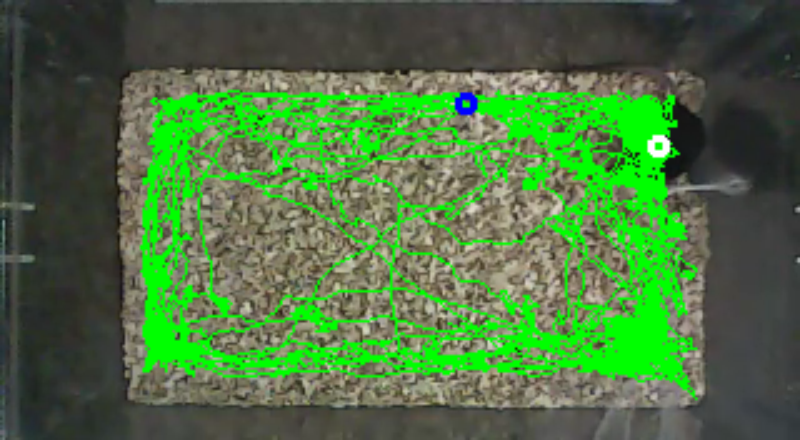
#> input picture trace_example.png, 800 x 440 px, given in place of the camera
$ python object_movement.py   (Python 2 division)
#> lines starting #> are read from the running program, lines starting #| are printed output that depends on the picture; after the words box and inside, x2 and y2 are one past the last pixel; in counts of white or black regions, pixels touching at a corner belong together
# USAGE
# python object_movement.py --video object_tracking_example.mp4
# python object_movement.py

# import the necessary packages
from collections import deque
import numpy as np
import argparse
import imutils
import cv2
from datetime import datetime

date_print = datetime.strftime(datetime.now(), '%Y-%m-%d_%H-%M-%S')
print date_print

# construct the argument parse and parse the arguments
ap = argparse.ArgumentParser()
ap.add_argument("-v", "--video",
	help="path to the (optional) video file")
ap.add_argument("-b", "--buffer", type=int, default=32,
	help="max buffer size")
args = vars(ap.parse_args())

# define the lower and upper boundaries of the "green"
# ball in the HSV color space
greenLower = (29, 86, 6)
greenUpper = (64, 255, 255)

# initialize the list of tracked points, the frame counter,
# and the coordinate deltas
#pts = deque(maxlen=args["buffer"])

# changed: no max length
pts = deque()
time = deque()

counter = 0
#(dX, dY) = (0, 0)
direction = ""

# if a video path was not supplied, grab the reference
# to the webcam
if not args.get("video", False):
	camera = cv2.VideoCapture(0)

# otherwise, grab a reference to the video file
else:
	camera = cv2.VideoCapture(args["video"])


# Start time?
start_time = datetime.now()
frame_zaehler = 0

# keep looping
while True:
	frame_zaehler = frame_zaehler + 1

	# grab the current frame
	(grabbed, frame) = camera.read()
#> frame is the input picture: shape (440, 800, 3); mean B, G, R 65.1, 114.8, 76.3
	#print camera.get(5)

	# if we are viewing a video and we did not grab a frame,
	# then we have reached the end of the video
	if args.get("video") and not grabbed:
		break

	# resize the frame, blur it, and convert it to the HSV
	# color space
	frame = imutils.resize(frame, width=600)
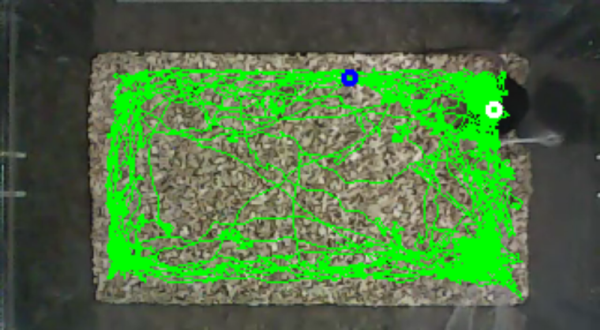
#> frame: shape (330, 600, 3); mean B, G, R 65.1, 114.8, 76.3
	blurred = cv2.GaussianBlur(frame, (11, 11), 0)
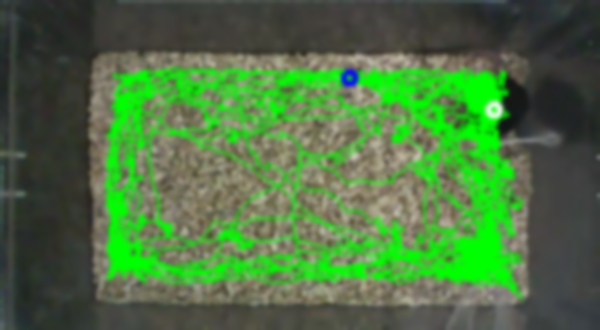
#> blurred: shape (330, 600, 3); mean B, G, R 65.1, 114.7, 76.2
	hsv = cv2.cvtColor(frame, cv2.COLOR_BGR2HSV)
#> hsv: shape (330, 600, 3); mean H, S, V 44.3, 78.9, 117.2

	# construct a mask for the color "green", then perform
	# a series of dilations and erosions to remove any small
	# blobs left in the mask
	mask = cv2.inRange(hsv, greenLower, greenUpper)
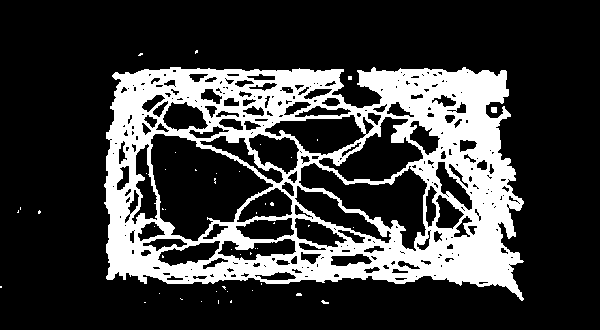
#> mask: shape (330, 600); 23.2% white; 48 white regions (46 under 20 px), largest, box (x1, y1, x2, y2) and area: (104, 67, 524, 301) 45716, (491, 107, 497, 113) 35
	mask = cv2.erode(mask, None, iterations=2)
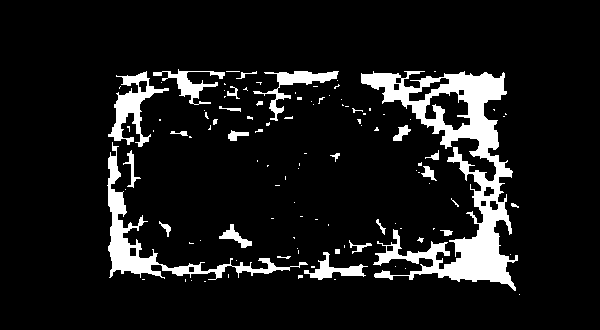
#> mask: shape (330, 600); 9.7% white; 110 white regions (83 under 20 px), largest, box (x1, y1, x2, y2) and area: (361, 71, 518, 291) 10493, (107, 142, 308, 280) 3139, (108, 71, 169, 147) 1470
	mask = cv2.dilate(mask, None, iterations=2)
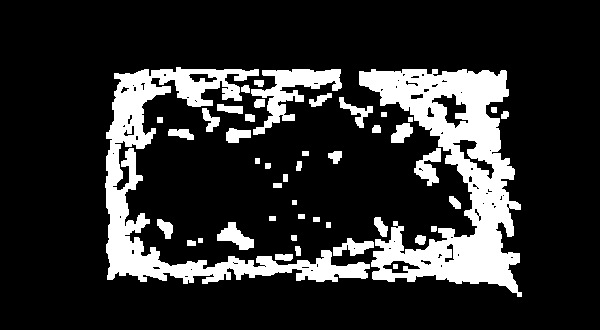
#> mask: shape (330, 600); 17.9% white; 46 white regions

	# find contours in the mask and initialize the current
	# (x, y) center of the ball
	cnts = cv2.findContours(mask.copy(), cv2.RETR_EXTERNAL,
		cv2.CHAIN_APPROX_SIMPLE)[-2]
#> cnts = 45 contours, 3 with area under 20; largest, box (x1, y1, x2, y2) and area: (359, 69, 522, 297) 17016, (105, 67, 370, 284) 11320, (251, 69, 342, 135) 1942, (414, 148, 441, 186) 468, (217, 222, 254, 250) 460
	center = None

	# only proceed if at least one contour was found
	if len(cnts) > 0:
		# find the largest contour in the mask, then use
		# it to compute the minimum enclosing circle and
		# centroid
		c = max(cnts, key=cv2.contourArea)
#> c = contour of 493 points, box (x1, y1, x2, y2) (359, 69, 522, 297), area 17016
		((x, y), radius) = cv2.minEnclosingCircle(c)
#> x = 440; y = 183.5; radius = 138.6
		M = cv2.moments(c)
#> M = moments, m00 17016, centre m10/m00, m01/m00 = (454.8, 174)
		center = (int(M["m10"] / M["m00"]), int(M["m01"] / M["m00"]))
#> center = (454, 173)

		# only proceed if the radius meets a minimum size
		if radius > 10:
			# draw the circle and centroid on the frame,
			# then update the list of tracked points
			cv2.circle(frame, (int(x), int(y)), int(radius),
				(0, 255, 255), 2)

			### TIME IN MILLISECONDS!
  			movie_ms = camera.get(0)
			time_pts = str(movie_ms) + ',' + str(center)[1:-1]
#> time_pts = '0.0,454, 173'
			pts.append(time_pts)


    # draw path
	# loop over the set of tracked points
		for i in np.arange(1, len(pts)):
	# 	# if either of the tracked points are None, ignore
	# 	# them
			if pts[i - 1] is None or pts[i] is None:
				continue

			cv2.line(frame, (int(pts[i-1].split(',')[1]),int(pts[i-1].split(',')[2])),
				(int(pts[i].split(',')[1]),int(pts[i].split(',')[2])), (0, 0, 0), 1)


			cv2.putText(frame, 'x: {0:.{2}f}, y: {1:.{2}f}'.format(x,y,1),
				(10, frame.shape[0] - 10), cv2.FONT_HERSHEY_DUPLEX,
				.4, (0, 0, 0), 1)


		time_difference = datetime.now() - start_time
		time_difference = divmod(time_difference.total_seconds(), 60)[1]

		cv2.putText(frame, "Elapsed time: {0:.{2}f}, fps: {1:.{2}f}".format(time_difference,frame_zaehler/time_difference,1),
			(10, frame.shape[0] - 25), cv2.FONT_HERSHEY_DUPLEX,
			.4, (0, 0, 0), 1)
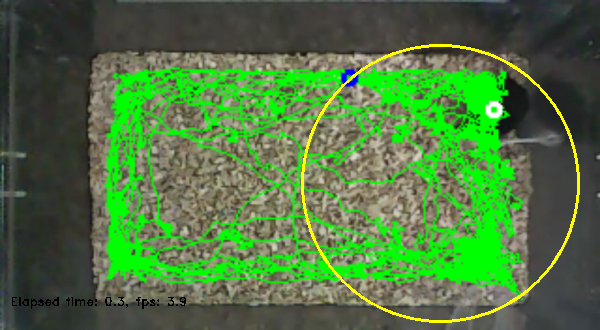
#> frame: shape (330, 600, 3); mean B, G, R 64, 116.6, 78.3


	# draw progress bar
 		ratio_movie_len = camera.get(2)
 		cv2.line(frame,(0,0),(int(frame.shape[1]*ratio_movie_len),0),(0,255,0),2,8)
#> frame: shape (330, 600, 3); under 0.01% of pixels changed, all inside (x1, y1, x2, y2) = (0, 0, 2, 2)
		cv2.putText(frame, "{0:.{1}f}%".format(ratio_movie_len*100,1),
			(int(frame.shape[1]*ratio_movie_len)-30, 12), cv2.FONT_HERSHEY_SIMPLEX,
			.35, (0, 0, 0), 1)


	# show the frame to our screen and increment the frame counter
	cv2.imshow("Frame", frame)

	key = cv2.waitKey(1) & 0xFF
#> (key q is pressed here)
	counter += 1

	# if the 'q' key is pressed, stop the loop
	if key == ord("q"):
		break

# cleanup the camera and close any open windows
camera.release()
cv2.destroyAllWindows()

# Save pts
#> (the run stopped early here; a loop or call above may not have finished)
